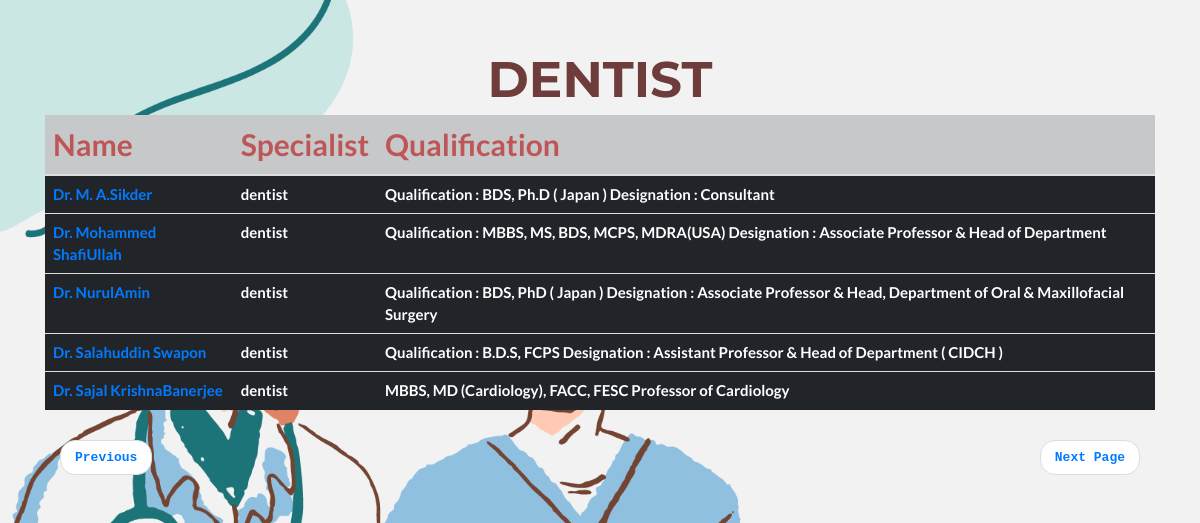
The app's page /Doctor/dentist.php with its own data.
### tables this page shows
CREATE TABLE `doctor` (
  `id` int(11) NOT NULL,
  `f_name` varchar(500) NOT NULL,
  `l_name` varchar(500) NOT NULL,
  `email` varchar(500) NOT NULL,
  `contact` varchar(500) NOT NULL,
  `specialist` varchar(500) NOT NULL,
  `qualification` varchar(500) NOT NULL,
  `DOB` date NOT NULL,
  `gender` varchar(500) NOT NULL,
  `bmdc_reg_num` int(11) NOT NULL,
  `address` text NOT NULL,
  `pswd` varchar(500) NOT NULL,
  `date` date NOT NULL,
  `permission` varchar(500) NOT NULL
);

### Doctor/dentist.php (the view, shortened to what this page needs)
<!DOCTYPE html PUBLIC "-//W3C//DTD XHTML 1.0 Transitional//EN" "http://www.w3.org/TR/xhtml1/DTD/xhtml1-transitional.dtd">
<html xmlns="http://www.w3.org/1999/xhtml">
<head>
  <link rel="stylesheet" href="https://maxcdn.bootstrapcdn.com/bootstrap/3.3.7/css/bootstrap.min.css">
  <link rel="stylesheet" href="https://maxcdn.bootstrapcdn.com/bootstrap/4.1.0/css/bootstrap.min.css">
 <link rel="stylesheet" href="https://cdnjs.cloudflare.com/ajax/libs/font-awesome/4.7.0/css/font-awesome.min.css">
</head>
<body class="container">
<h1>Dentist</h1>
<table class="table table-hover table-dark">
  <thead>
  <tr class="table-dark">
  <th scope="col" style="color:rgba(189, 67, 67, 0.857);  font-size:30px"> Name</th>
  <th scope="col" style="color:rgba(189, 67, 67, 0.857); font-size:30px">Specialist</th>
  <th scope="col" style="color:rgba(189, 67, 67, 0.857);  font-size:30px">Qualification</th>
    </tr>
  </thead>
<?php
include("connection.php");
         $query = "SELECT *
      FROM doctor WHERE specialist = 'dentist'";
				   $run = mysqli_query($db, $query);
				   while($row = mysqli_fetch_array($run))
				   {
						  echo  "<h3><tr><th><a href='Admin/detail.php?s_id={$row['s_id']}'>{$row['f_name']}{$row['l_name']}</a></th></h3>";
						   echo "<h3><th>". $row['specialist'] ." </th></h3>" ;
						   echo "<h3><th>". $row['qualification'] ." </th></tr></h3>";
				   }
			   ?></table></ul>
<div class="container ">
<ul class="pager font-weight-bold text-monospace">
<li class="previous" ><a href="doctor_name_display.php">Previous</a></li>
  <li class="next"><a href="bone.php">Next Page</a></li>
</ul></div>
</body>
</html>

### Doctor/dentist.php (style rules this page uses)
h1 { font-family: 'Montserrat', sans-serif; text-transform: uppercase; font-size: 50px; font-weight: 700; text-align:center; padding-top:50px; color: #4d0d0dcb; }
h3 { font-size:30px; }
li { font-size:13px; }
body { margin:0; padding:0; font: 400 15px/1.8 Lato, sans-serif; background-image:url(../pic/hc.png); width:100%; height:100vh; background-size:cover; }

### records on screen
doctor: f_name "Dr. M. A.", l_name "Sikder", specialist "dentist", qualification "Qualification : BDS, Ph.D ( Japan ) Designation : Consultant"
doctor: f_name "Dr. Mohammed Shafi", l_name "Ullah", specialist "dentist", qualification "Qualification : MBBS, MS, BDS, MCPS, MDRA(USA) Designation : Associate Professor & Head of Department"
doctor: f_name "Dr. Nurul", l_name "Amin", specialist "dentist", qualification "Qualification : BDS, PhD ( Japan ) Designation : Associate Professor & Head, Department of Oral & Maxillofacial Surgery"
doctor: f_name "Dr. Salahuddin", l_name "Swapon", specialist "dentist", qualification "Qualification : B.D.S, FCPS Designation : Assistant Professor & Head of Department ( CIDCH )"
doctor: f_name "Dr. Sajal Krishna", l_name "Banerjee", specialist "dentist", qualification "MBBS, MD (Cardiology), FACC, FESC Professor of Cardiology"
